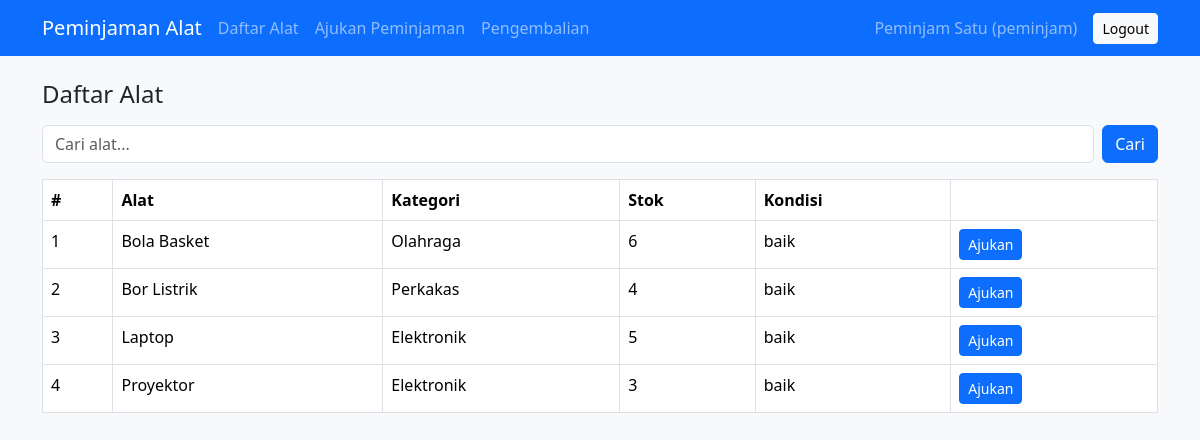
The app's page /peminjam/alat.php (signed in) with its own data.
### tables this page shows
CREATE TABLE alat(
 id INT AUTO_INCREMENT PRIMARY KEY, nama_alat VARCHAR(100) NOT NULL,
 kategori_id INT NULL, stok INT NOT NULL DEFAULT 0,
 kondisi ENUM('baik','rusak ringan','rusak berat') DEFAULT 'baik',
 FOREIGN KEY (kategori_id) REFERENCES kategori(id) ON DELETE SET NULL);

CREATE TABLE kategori(
 id INT AUTO_INCREMENT PRIMARY KEY, nama_kategori VARCHAR(100) NOT NULL);

### config.php (called while the page is built, shortened)
<?php
$conn = new mysqli('localhost', 'root', '', 'db_peminjaman_alat');
$conn->set_charset('utf8mb4');
function e($s)
{
    return htmlspecialchars((string)$s, ENT_QUOTES, 'UTF-8');
}
function q($sql, $p = [], $t = '')
{
    global $conn;
    $st = $conn->prepare($sql);
    if ($p) {
        if ($t === '') $t = str_repeat('s', count($p));
        $st->bind_param($t, ...$p);
    }
    $st->execute();
    $r = $st->get_result();
    return $r === false ? $st : $r;
}

### peminjam/alat.php (the view, shortened to what this page needs)
<?php
require '../config.php';
$cari = $_GET['cari'] ?? '';
$rows = q("SELECT a.*, k.nama_kategori FROM alat a LEFT JOIN kategori k ON k.id=a.kategori_id WHERE a.nama_alat LIKE ? ORDER BY a.nama_alat", ["%$cari%"])->fetch_all(MYSQLI_ASSOC);
include '../inc/header.php';
?>
<form class="mb-3 d-flex gap-2"><input name="cari" class="form-control" placeholder="Cari alat..." value="<?= e($cari) ?>"><button class="btn btn-primary">Cari</button></form>
<table class="table table-bordered bg-white">
    <thead>
        <tr>
            <th>#</th>
            <th>Alat</th>
            <th>Kategori</th>
            <th>Stok</th>
            <th>Kondisi</th>
            <th></th>
        </tr>
    </thead>
    <tbody>
        <?php foreach ($rows as $i => $r): ?><tr>
                <td><?= $i + 1 ?></td>
                <td><?= e($r['nama_alat']) ?></td>
                <td><?= e($r['nama_kategori']) ?></td>
                <td><?= $r['stok'] ?></td>
                <td><?= e($r['kondisi']) ?></td>
                <td><?php if ($r['stok'] > 0): ?><a class="btn btn-sm btn-primary" href="ajukan.php?alat=<?= $r['id'] ?>">Ajukan</a><?php else: ?><span class="text-muted">Habis</span><?php endif ?></td>
            </tr><?php endforeach ?>
    </tbody>
</table>
<?php include '../inc/footer.php'; ?>

### records on screen
alat: nama_alat "Bola Basket", kategori.nama_kategori "Olahraga", stok "6", kondisi "baik"
alat: nama_alat "Bor Listrik", kategori.nama_kategori "Perkakas", stok "4", kondisi "baik"
alat: nama_alat "Laptop", kategori.nama_kategori "Elektronik", stok "5", kondisi "baik"
alat: nama_alat "Proyektor", kategori.nama_kategori "Elektronik", stok "3", kondisi "baik"

### other values on screen
$l "Daftar Alat"
$l "Ajukan Peminjaman"
$l "Pengembalian"
$u['nama'] "Peminjam Satu"
$r "peminjam"
$judul "Daftar Alat"
